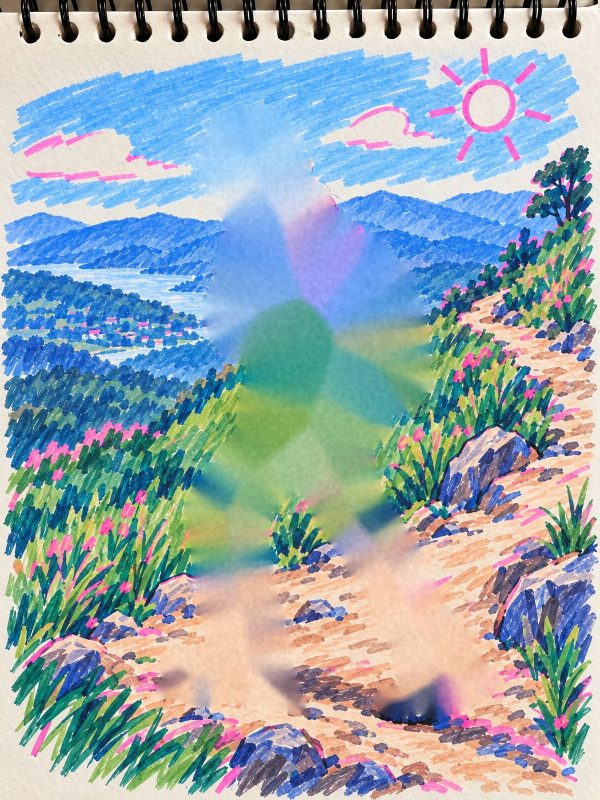
#> input picture examples/hiker-bg.jpg, 600 x 800 px
$ python grid.py ../examples/hiker-bg.jpg
#> lines starting #> are read from the running program, lines starting #| are printed output that depends on the picture
#!/usr/bin/env python3
"""Draw a labelled coordinate grid on an image so you can read joint positions off it.
  python tools/grid.py photo.jpg --size 600x800 --out grid.png [--step 50]
The grid uses the SAME pixel space as the project's "size". Open grid.png and read x/y from it."""
import argparse
from PIL import Image, ImageDraw
a = argparse.ArgumentParser(); a.add_argument("image"); a.add_argument("--size"); a.add_argument("--out", default="grid.png"); a.add_argument("--step", type=int, default=50)
a = a.parse_args()
im = Image.open(a.image).convert("RGB")
#> im is the input picture: PIL image 600x800 RGB; mean R, G, B 148.7, 166.8, 175.9
if a.size: w, h = map(int, a.size.lower().split("x"))
else: s = min(1, 800 / max(im.size)); w, h = round(im.width * s), round(im.height * s)
#> after `s = min(1, 800 / max(im.size))`: s = 1
#> after `w, h = (round(im.width * s), round(im.height * s))`: w = 600; h = 800
im = im.resize((w, h)); d = ImageDraw.Draw(im)
for x in range(0, w, a.step):
    d.line([(x, 0), (x, h)], fill=(255, 255, 0) if x % (a.step * 2) == 0 else (255, 255, 255), width=1); d.text((x + 2, 2), str(x), fill=(0, 0, 0))
for y in range(0, h, a.step):
    d.line([(0, y), (w, y)], fill=(255, 255, 0) if y % (a.step * 2) == 0 else (255, 255, 255), width=1); d.text((2, y + 2), str(y), fill=(0, 0, 0))
im.save(a.out); print(f'wrote {a.out}; use "size": [{w}, {h}] in the project')
#> after `im.save(a.out)`:
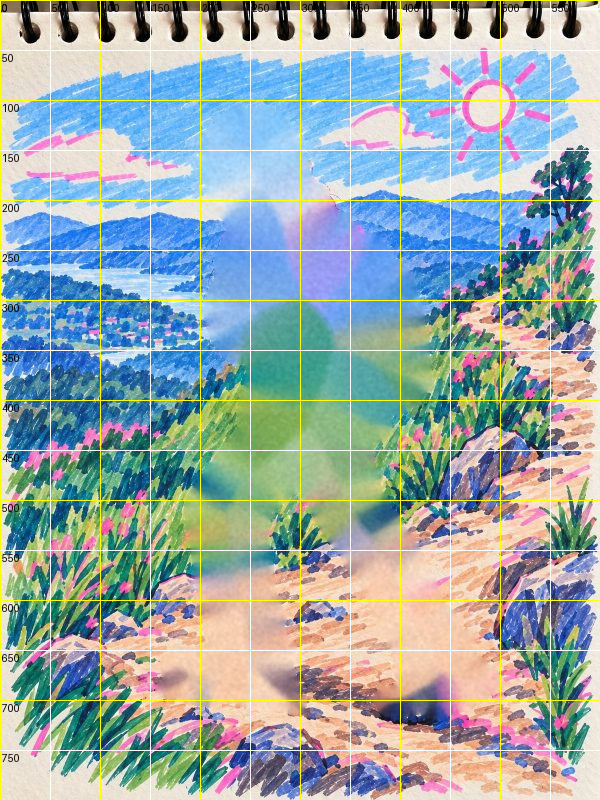
#> saved as grid.png: PIL image 600x800 RGB; mean R, G, B 152.6, 170, 173.7
#| wrote grid.png; use "size": [600, 800] in the project
